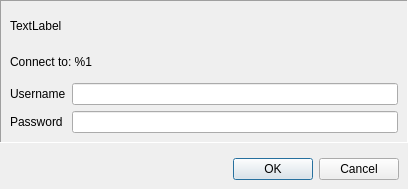
<?xml version="1.0" encoding="UTF-8"?>
<ui version="4.0">
 <class>CredentialsInputDialog</class>
 <widget class="QDialog" name="CredentialsInputDialog">
  <property name="geometry">
   <rect>
    <x>0</x>
    <y>0</y>
    <width>408</width>
    <height>189</height>
   </rect>
  </property>
  <property name="windowTitle">
   <string>Dialog</string>
  </property>
  <layout class="QVBoxLayout" name="verticalLayout_2">
   <property name="spacing">
    <number>6</number>
   </property>
   <property name="leftMargin">
    <number>0</number>
   </property>
   <property name="topMargin">
    <number>0</number>
   </property>
   <property name="rightMargin">
    <number>0</number>
   </property>
   <property name="bottomMargin">
    <number>0</number>
   </property>
   <item>
    <widget class="QFrame" name="frame">
     <property name="autoFillBackground">
      <bool>false</bool>
     </property>
     <property name="frameShape">
      <enum>QFrame::Panel</enum>
     </property>
     <property name="frameShadow">
      <enum>QFrame::Sunken</enum>
     </property>
     <layout class="QVBoxLayout" name="verticalLayout">
      <item>
       <widget class="QLabel" name="label_3">
        <property name="text">
         <string>TextLabel</string>
        </property>
       </widget>
      </item>
      <item>
       <widget class="QLabel" name="labelTitle">
        <property name="text">
         <string>Connect to: %1</string>
        </property>
       </widget>
      </item>
      <item>
       <layout class="QFormLayout" name="formLayout">
        <item row="0" column="0">
         <widget class="QLabel" name="label">
          <property name="text">
           <string>Username</string>
          </property>
         </widget>
        </item>
        <item row="0" column="1">
         <widget class="QLineEdit" name="inputUsername"/>
        </item>
        <item row="1" column="0">
         <widget class="QLabel" name="label_2">
          <property name="text">
           <string>Password</string>
          </property>
         </widget>
        </item>
        <item row="1" column="1">
         <widget class="QLineEdit" name="inputPassword"/>
        </item>
       </layout>
      </item>
     </layout>
    </widget>
   </item>
   <item>
    <layout class="QHBoxLayout" name="horizontalLayout">
     <property name="leftMargin">
      <number>9</number>
     </property>
     <property name="topMargin">
      <number>9</number>
     </property>
     <property name="rightMargin">
      <number>9</number>
     </property>
     <property name="bottomMargin">
      <number>9</number>
     </property>
     <item>
      <spacer name="horizontalSpacer">
       <property name="orientation">
        <enum>Qt::Horizontal</enum>
       </property>
       <property name="sizeHint" stdset="0">
        <size>
         <width>40</width>
         <height>20</height>
        </size>
       </property>
      </spacer>
     </item>
     <item>
      <widget class="QDialogButtonBox" name="buttonBox">
       <property name="orientation">
        <enum>Qt::Horizontal</enum>
       </property>
       <property name="standardButtons">
        <set>QDialogButtonBox::Cancel|QDialogButtonBox::Ok</set>
       </property>
       <property name="centerButtons">
        <bool>false</bool>
       </property>
      </widget>
     </item>
    </layout>
   </item>
  </layout>
 </widget>
 <resources/>
 <connections>
  <connection>
   <sender>buttonBox</sender>
   <signal>accepted()</signal>
   <receiver>CredentialsInputDialog</receiver>
   <slot>accept()</slot>
   <hints>
    <hint type="sourcelabel">
     <x>248</x>
     <y>254</y>
    </hint>
    <hint type="destinationlabel">
     <x>157</x>
     <y>274</y>
    </hint>
   </hints>
  </connection>
  <connection>
   <sender>buttonBox</sender>
   <signal>rejected()</signal>
   <receiver>CredentialsInputDialog</receiver>
   <slot>reject()</slot>
   <hints>
    <hint type="sourcelabel">
     <x>316</x>
     <y>260</y>
    </hint>
    <hint type="destinationlabel">
     <x>286</x>
     <y>274</y>
    </hint>
   </hints>
  </connection>
 </connections>
</ui>
